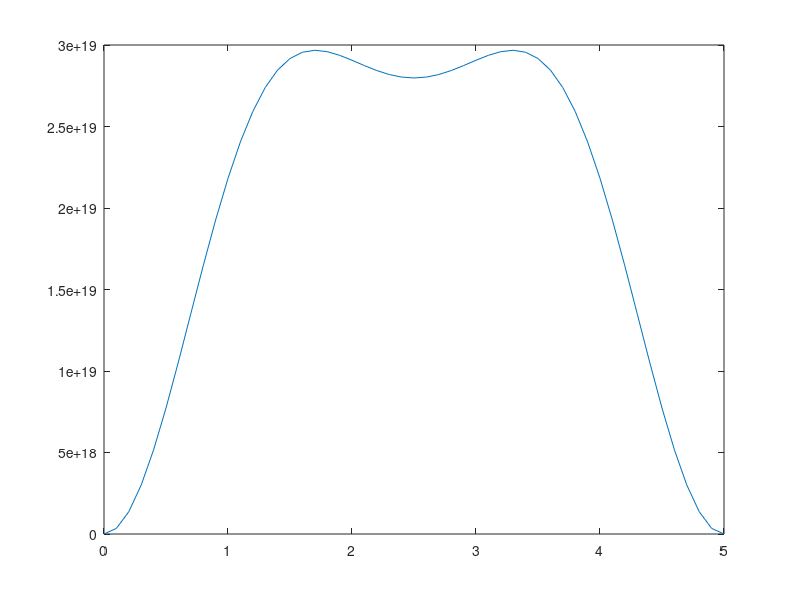

This chart was generated by the following MATLAB code:
%% Constants
h = 6.626176e-34; % Planck constant, J s
hbar = h / (2*pi); % Reduced Planck constant, J s
q = 1.602192e-19; % Elementary charge, C
m0 = 9.109534e-31; % Electron rest mass, kg
k_B = 1.380662e-23; % Boltzmann constant, J/K
T = 300.0; % Temperature, K
Lx = 100e-9; Ly = 100e-9; Lz = 5e-9; % Lenghs, m
mxx = 0.19; myy = 0.19; mzz = 0.91; % Masses, m0
nmax = 10;
coef = 2*Lx*Ly/(2*pi)*sqrt(mxx*myy)*m0/(hbar^2)*(k_B*T);

%% Fermi energy
EF = 0.1 *q;

%% Simulation
totalNumber = 0.05;
Nz = 51;
z = transpose([0:Nz-1])*Lz/(Nz-1);
elec = zeros(Nz,1); % Electron density, /m^3
for n=1:nmax
Ez = (hbar^2)/(2*mzz*m0)*(pi*n/Lz)^2;
subbandNumber = coef*log(1+exp(-(Ez-EF)/(k_B*T)));
totalNumber = totalNumber + subbandNumber;
elec = elec + 2/(Lx*Ly*Lz)*(sin(n*pi*z/Lz).^2)*subbandNumber;
end
plot(z/1e-9,elec/1e6)
